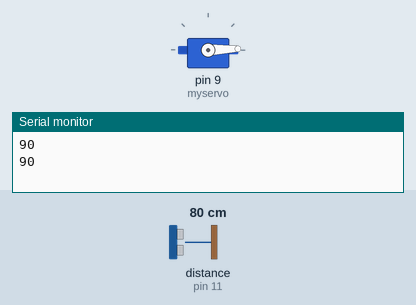
Bench run of a sketch on a simulated Arduino Uno, built with avr-gcc and run on an emulated ATmega328P. Parts: servo, the last lines printed to the serial monitor. The inputs (shaded band) are chosen by the test bench; at power-on: distance to the obstacle (sensor on pin 11) 80 cm. The echo pulse lasts 58.3 µs per cm.

Above: at 0.95 s.
1.3 s: distance to the obstacle (sensor on pin 11) set to 2 cm
4.3 s: distance to the obstacle (sensor on pin 11) set to 120 cm
At 7.51 s:
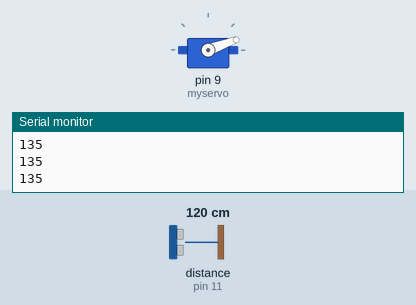
At 15.6 s:
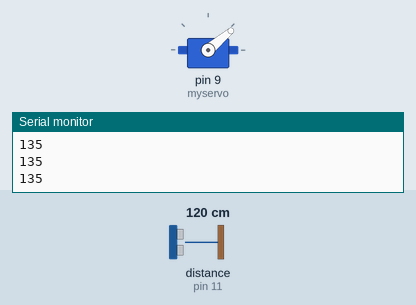
Timing chart, 0 to 25.3 s (numbered marks = the images above; inputs shaded):
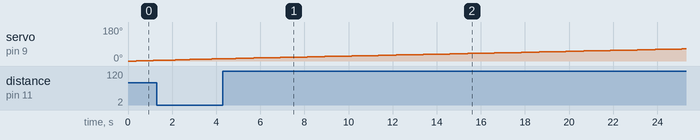

The sketch:

sketch_jun28e.ino
```cpp
#include <Servo.h>
#include <NewPing.h>

#define TRIGGER_PIN  10
#define ECHO_PIN     11
#define MAX_DISTANCE 200
NewPing sonar(TRIGGER_PIN, ECHO_PIN, MAX_DISTANCE);

float duration, distance;

Servo myservo;  // create servo object to control a servo

// twelve servo objects can be created on most boards


int pos = 0;    // variable to store the servo position

int it = 10;

void setup() {

  myservo.attach(9);  // attaches the servo on pin 9 to the servo object
  //pinMode(trigPin, OUTPUT);
  //pinMode(echoPin, INPUT);
  Serial.begin(9600);
}


void loop() {

/*  for (pos = 0; pos <= 180; pos += 1) { // goes from 0 degrees to 180 degrees

    // in steps of 1 degree

    myservo.write(pos);              // tell servo to go to position in variable 'pos'

    delay(15);                       // waits 15ms for the servo to reach the position

  }

  for (pos = 180; pos >= 0; pos -= 1) { // goes from 180 degrees to 0 degrees

    myservo.write(pos);              // tell servo to go to position in variable 'pos'

    delay(15);                       // waits 15ms for the servo to reach the position

  }

   digitalWrite(trigPin, LOW);
  delayMicroseconds(2);
  digitalWrite(trigPin, HIGH);
  delayMicroseconds(10);
  digitalWrite(trigPin, LOW);

  duration = pulseIn(echoPin, HIGH);
  distance = (duration*.0343)/2;
  Serial.print("Distance: ");
  Serial.println(distance);
  delay(100);
*/

  int i = 0;
  int t = 0;
  int a = 0;

  for (i = 0; i < 180; i ++)
  {
    unsigned int uS = sonar.ping();
    myservo.write(i);
    delay(20);
    for (t = 0; t < it; t++)
    {
      uS = sonar.ping();
      a = uS/US_ROUNDTRIP_CM + a;
      delay(30);
    }

    a = a / (it-1);
    t = 0;

    Serial.println(a);
    a = 0;
  }


}
```
